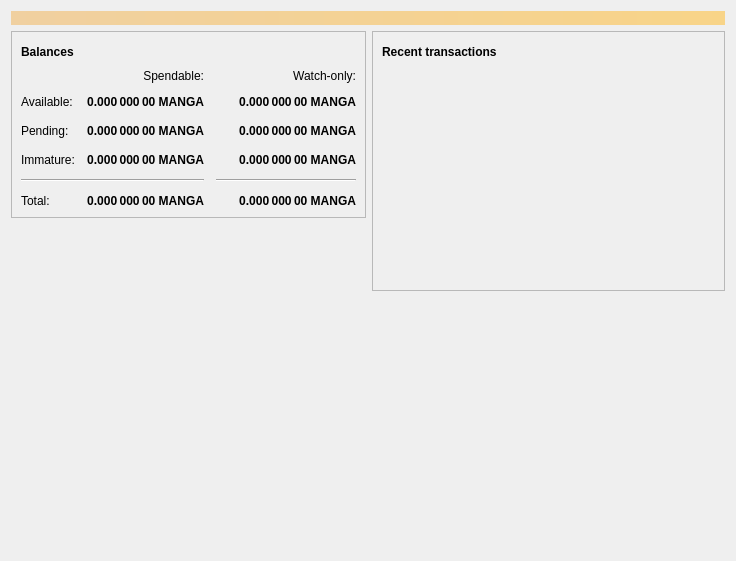
<?xml version="1.0" encoding="UTF-8"?>
<ui version="4.0">
 <class>OverviewPage</class>
 <widget class="QWidget" name="OverviewPage">
  <property name="geometry">
   <rect>
    <x>0</x>
    <y>0</y>
    <width>736</width>
    <height>561</height>
   </rect>
  </property>
  <property name="windowTitle">
   <string>Form</string>
  </property>
  <layout class="QVBoxLayout" name="topLayout">
   <item>
    <widget class="QLabel" name="labelAlerts">
     <property name="visible">
      <bool>false</bool>
     </property>
     <property name="styleSheet">
      <string notr="true">QLabel { background-color: qlineargradient(x1: 0, y1: 0, x2: 1, y2: 0, stop:0 #F0D0A0, stop:1 #F8D488); color:#000000; }</string>
     </property>
     <property name="wordWrap">
      <bool>true</bool>
     </property>
     <property name="margin">
      <number>3</number>
     </property>
     <property name="textInteractionFlags">
      <set>Qt::TextSelectableByMouse</set>
     </property>
    </widget>
   </item>
   <item>
    <layout class="QHBoxLayout" name="horizontalLayout" stretch="1,1">
     <item>
      <layout class="QVBoxLayout" name="verticalLayout_2">
       <item>
        <widget class="QFrame" name="frame">
         <property name="frameShape">
          <enum>QFrame::StyledPanel</enum>
         </property>
         <property name="frameShadow">
          <enum>QFrame::Raised</enum>
         </property>
         <layout class="QVBoxLayout" name="verticalLayout_4">
          <item>
           <layout class="QHBoxLayout" name="horizontalLayout_4">
            <item>
             <widget class="QLabel" name="label_5">
              <property name="font">
               <font>
                <weight>75</weight>
                <bold>true</bold>
               </font>
              </property>
              <property name="text">
               <string>Balances</string>
              </property>
             </widget>
            </item>
            <item>
             <widget class="QPushButton" name="labelWalletStatus">
              <property name="enabled">
               <bool>true</bool>
              </property>
              <property name="maximumSize">
               <size>
                <width>30</width>
                <height>16777215</height>
               </size>
              </property>
              <property name="toolTip">
               <string>The displayed information may be out of date. Your wallet automatically synchronizes with the Mangacoin network after a connection is established, but this process has not completed yet.</string>
              </property>
              <property name="text">
               <string/>
              </property>
              <property name="icon">
               <iconset resource="../bitcoin.qrc">
                <normaloff>:/icons/warning</normaloff>
                <disabledoff>:/icons/warning</disabledoff>:/icons/warning</iconset>
              </property>
              <property name="iconSize">
               <size>
                <width>24</width>
                <height>24</height>
               </size>
              </property>
              <property name="flat">
               <bool>true</bool>
              </property>
             </widget>
            </item>
            <item>
             <spacer name="horizontalSpacer_3">
              <property name="orientation">
               <enum>Qt::Horizontal</enum>
              </property>
              <property name="sizeHint" stdset="0">
               <size>
                <width>40</width>
                <height>20</height>
               </size>
              </property>
             </spacer>
            </item>
           </layout>
          </item>
          <item>
           <layout class="QGridLayout" name="gridLayout">
            <property name="spacing">
             <number>12</number>
            </property>
            <item row="2" column="2">
             <widget class="QLabel" name="labelWatchPending">
              <property name="font">
               <font>
                <weight>75</weight>
                <bold>true</bold>
               </font>
              </property>
              <property name="cursor">
               <cursorShape>IBeamCursor</cursorShape>
              </property>
              <property name="toolTip">
               <string>Unconfirmed transactions to watch-only addresses</string>
              </property>
              <property name="text">
               <string notr="true">0.000 000 00 MANGA</string>
              </property>
              <property name="alignment">
               <set>Qt::AlignRight|Qt::AlignTrailing|Qt::AlignVCenter</set>
              </property>
              <property name="textInteractionFlags">
               <set>Qt::LinksAccessibleByMouse|Qt::TextSelectableByKeyboard|Qt::TextSelectableByMouse</set>
              </property>
             </widget>
            </item>
            <item row="2" column="1">
             <widget class="QLabel" name="labelUnconfirmed">
              <property name="font">
               <font>
                <weight>75</weight>
                <bold>true</bold>
               </font>
              </property>
              <property name="cursor">
               <cursorShape>IBeamCursor</cursorShape>
              </property>
              <property name="toolTip">
               <string>Total of transactions that have yet to be confirmed, and do not yet count toward the spendable balance</string>
              </property>
              <property name="text">
               <string notr="true">0.000 000 00 MANGA</string>
              </property>
              <property name="alignment">
               <set>Qt::AlignRight|Qt::AlignTrailing|Qt::AlignVCenter</set>
              </property>
              <property name="textInteractionFlags">
               <set>Qt::LinksAccessibleByMouse|Qt::TextSelectableByKeyboard|Qt::TextSelectableByMouse</set>
              </property>
             </widget>
            </item>
            <item row="3" column="2">
             <widget class="QLabel" name="labelWatchImmature">
              <property name="font">
               <font>
                <weight>75</weight>
                <bold>true</bold>
               </font>
              </property>
              <property name="cursor">
               <cursorShape>IBeamCursor</cursorShape>
              </property>
              <property name="toolTip">
               <string>Mined balance in watch-only addresses that has not yet matured</string>
              </property>
              <property name="text">
               <string notr="true">0.000 000 00 MANGA</string>
              </property>
              <property name="alignment">
               <set>Qt::AlignRight|Qt::AlignTrailing|Qt::AlignVCenter</set>
              </property>
              <property name="textInteractionFlags">
               <set>Qt::LinksAccessibleByMouse|Qt::TextSelectableByKeyboard|Qt::TextSelectableByMouse</set>
              </property>
             </widget>
            </item>
            <item row="4" column="0" colspan="2">
             <widget class="Line" name="line">
              <property name="orientation">
               <enum>Qt::Horizontal</enum>
              </property>
             </widget>
            </item>
            <item row="4" column="2">
             <widget class="Line" name="lineWatchBalance">
              <property name="sizePolicy">
               <sizepolicy hsizetype="Preferred" vsizetype="Fixed">
                <horstretch>0</horstretch>
                <verstretch>0</verstretch>
               </sizepolicy>
              </property>
              <property name="minimumSize">
               <size>
                <width>140</width>
                <height>0</height>
               </size>
              </property>
              <property name="orientation">
               <enum>Qt::Horizontal</enum>
              </property>
             </widget>
            </item>
            <item row="5" column="0">
             <widget class="QLabel" name="labelTotalText">
              <property name="text">
               <string>Total:</string>
              </property>
             </widget>
            </item>
            <item row="3" column="1">
             <widget class="QLabel" name="labelImmature">
              <property name="font">
               <font>
                <weight>75</weight>
                <bold>true</bold>
               </font>
              </property>
              <property name="cursor">
               <cursorShape>IBeamCursor</cursorShape>
              </property>
              <property name="toolTip">
               <string>Mined balance that has not yet matured</string>
              </property>
              <property name="text">
               <string notr="true">0.000 000 00 MANGA</string>
              </property>
              <property name="alignment">
               <set>Qt::AlignRight|Qt::AlignTrailing|Qt::AlignVCenter</set>
              </property>
              <property name="textInteractionFlags">
               <set>Qt::LinksAccessibleByMouse|Qt::TextSelectableByKeyboard|Qt::TextSelectableByMouse</set>
              </property>
             </widget>
            </item>
            <item row="2" column="3">
             <spacer name="horizontalSpacer_2">
              <property name="orientation">
               <enum>Qt::Horizontal</enum>
              </property>
              <property name="sizeHint" stdset="0">
               <size>
                <width>40</width>
                <height>20</height>
               </size>
              </property>
             </spacer>
            </item>
            <item row="3" column="0">
             <widget class="QLabel" name="labelImmatureText">
              <property name="text">
               <string>Immature:</string>
              </property>
             </widget>
            </item>
            <item row="5" column="1">
             <widget class="QLabel" name="labelTotal">
              <property name="font">
               <font>
                <weight>75</weight>
                <bold>true</bold>
               </font>
              </property>
              <property name="cursor">
               <cursorShape>IBeamCursor</cursorShape>
              </property>
              <property name="toolTip">
               <string>Your current total balance</string>
              </property>
              <property name="text">
               <string notr="true">0.000 000 00 MANGA</string>
              </property>
              <property name="alignment">
               <set>Qt::AlignRight|Qt::AlignTrailing|Qt::AlignVCenter</set>
              </property>
              <property name="textInteractionFlags">
               <set>Qt::LinksAccessibleByMouse|Qt::TextSelectableByKeyboard|Qt::TextSelectableByMouse</set>
              </property>
             </widget>
            </item>
            <item row="5" column="2">
             <widget class="QLabel" name="labelWatchTotal">
              <property name="font">
               <font>
                <weight>75</weight>
                <bold>true</bold>
               </font>
              </property>
              <property name="cursor">
               <cursorShape>IBeamCursor</cursorShape>
              </property>
              <property name="toolTip">
               <string>Current total balance in watch-only addresses</string>
              </property>
              <property name="text">
               <string notr="true">0.000 000 00 MANGA</string>
              </property>
              <property name="alignment">
               <set>Qt::AlignRight|Qt::AlignTrailing|Qt::AlignVCenter</set>
              </property>
              <property name="textInteractionFlags">
               <set>Qt::LinksAccessibleByMouse|Qt::TextSelectableByKeyboard|Qt::TextSelectableByMouse</set>
              </property>
             </widget>
            </item>
            <item row="0" column="2">
             <widget class="QLabel" name="labelWatchonly">
              <property name="text">
               <string>Watch-only:</string>
              </property>
              <property name="alignment">
               <set>Qt::AlignRight|Qt::AlignTrailing|Qt::AlignVCenter</set>
              </property>
             </widget>
            </item>
            <item row="1" column="0">
             <widget class="QLabel" name="labelBalanceText">
              <property name="text">
               <string>Available:</string>
              </property>
             </widget>
            </item>
            <item row="1" column="1">
             <widget class="QLabel" name="labelBalance">
              <property name="font">
               <font>
                <weight>75</weight>
                <bold>true</bold>
               </font>
              </property>
              <property name="cursor">
               <cursorShape>IBeamCursor</cursorShape>
              </property>
              <property name="toolTip">
               <string>Your current spendable balance</string>
              </property>
              <property name="text">
               <string notr="true">0.000 000 00 MANGA</string>
              </property>
              <property name="alignment">
               <set>Qt::AlignRight|Qt::AlignTrailing|Qt::AlignVCenter</set>
              </property>
              <property name="textInteractionFlags">
               <set>Qt::LinksAccessibleByMouse|Qt::TextSelectableByKeyboard|Qt::TextSelectableByMouse</set>
              </property>
             </widget>
            </item>
            <item row="1" column="2">
             <widget class="QLabel" name="labelWatchAvailable">
              <property name="font">
               <font>
                <weight>75</weight>
                <bold>true</bold>
               </font>
              </property>
              <property name="cursor">
               <cursorShape>IBeamCursor</cursorShape>
              </property>
              <property name="toolTip">
               <string>Your current balance in watch-only addresses</string>
              </property>
              <property name="text">
               <string notr="true">0.000 000 00 MANGA</string>
              </property>
              <property name="alignment">
               <set>Qt::AlignRight|Qt::AlignTrailing|Qt::AlignVCenter</set>
              </property>
              <property name="textInteractionFlags">
               <set>Qt::LinksAccessibleByMouse|Qt::TextSelectableByKeyboard|Qt::TextSelectableByMouse</set>
              </property>
             </widget>
            </item>
            <item row="2" column="0">
             <widget class="QLabel" name="labelPendingText">
              <property name="text">
               <string>Pending:</string>
              </property>
             </widget>
            </item>
            <item row="0" column="1">
             <widget class="QLabel" name="labelSpendable">
              <property name="text">
               <string>Spendable:</string>
              </property>
              <property name="alignment">
               <set>Qt::AlignRight|Qt::AlignTrailing|Qt::AlignVCenter</set>
              </property>
             </widget>
            </item>
           </layout>
          </item>
         </layout>
        </widget>
       </item>
       <item>
        <widget class="QLabel" name="label">
         <property name="text">
          <string/>
         </property>
         <property name="pixmap">
          <pixmap resource="../bitcoin.qrc">:/icons/koma</pixmap>
         </property>
         <property name="alignment">
          <set>Qt::AlignCenter</set>
         </property>
        </widget>
       </item>
       <item>
        <spacer name="verticalSpacer">
         <property name="orientation">
          <enum>Qt::Vertical</enum>
         </property>
         <property name="sizeHint" stdset="0">
          <size>
           <width>20</width>
           <height>40</height>
          </size>
         </property>
        </spacer>
       </item>
      </layout>
     </item>
     <item>
      <layout class="QVBoxLayout" name="verticalLayout_3">
       <item>
        <widget class="QFrame" name="frame_2">
         <property name="frameShape">
          <enum>QFrame::StyledPanel</enum>
         </property>
         <property name="frameShadow">
          <enum>QFrame::Raised</enum>
         </property>
         <layout class="QVBoxLayout" name="verticalLayout">
          <item>
           <layout class="QHBoxLayout" name="horizontalLayout_2">
            <item>
             <widget class="QLabel" name="label_4">
              <property name="font">
               <font>
                <weight>75</weight>
                <bold>true</bold>
               </font>
              </property>
              <property name="text">
               <string>Recent transactions</string>
              </property>
             </widget>
            </item>
            <item>
             <widget class="QPushButton" name="labelTransactionsStatus">
              <property name="enabled">
               <bool>true</bool>
              </property>
              <property name="maximumSize">
               <size>
                <width>30</width>
                <height>16777215</height>
               </size>
              </property>
              <property name="toolTip">
               <string>The displayed information may be out of date. Your wallet automatically synchronizes with the Mangacoin network after a connection is established, but this process has not completed yet.</string>
              </property>
              <property name="text">
               <string/>
              </property>
              <property name="icon">
               <iconset resource="../bitcoin.qrc">
                <normaloff>:/icons/warning</normaloff>
                <disabledoff>:/icons/warning</disabledoff>:/icons/warning</iconset>
              </property>
              <property name="iconSize">
               <size>
                <width>24</width>
                <height>24</height>
               </size>
              </property>
              <property name="flat">
               <bool>true</bool>
              </property>
             </widget>
            </item>
            <item>
             <spacer name="horizontalSpacer">
              <property name="orientation">
               <enum>Qt::Horizontal</enum>
              </property>
              <property name="sizeHint" stdset="0">
               <size>
                <width>40</width>
                <height>20</height>
               </size>
              </property>
             </spacer>
            </item>
           </layout>
          </item>
          <item>
           <widget class="QListView" name="listTransactions">
            <property name="styleSheet">
             <string notr="true">QListView { background: transparent; }</string>
            </property>
            <property name="frameShape">
             <enum>QFrame::NoFrame</enum>
            </property>
            <property name="verticalScrollBarPolicy">
             <enum>Qt::ScrollBarAlwaysOff</enum>
            </property>
            <property name="horizontalScrollBarPolicy">
             <enum>Qt::ScrollBarAlwaysOff</enum>
            </property>
            <property name="selectionMode">
             <enum>QAbstractItemView::NoSelection</enum>
            </property>
           </widget>
          </item>
         </layout>
        </widget>
       </item>
       <item>
        <spacer name="verticalSpacer_2">
         <property name="orientation">
          <enum>Qt::Vertical</enum>
         </property>
         <property name="sizeHint" stdset="0">
          <size>
           <width>20</width>
           <height>40</height>
          </size>
         </property>
        </spacer>
       </item>
      </layout>
     </item>
    </layout>
   </item>
  </layout>
 </widget>
 <resources>
  <include location="../bitcoin.qrc"/>
 </resources>
 <connections/>
</ui>
